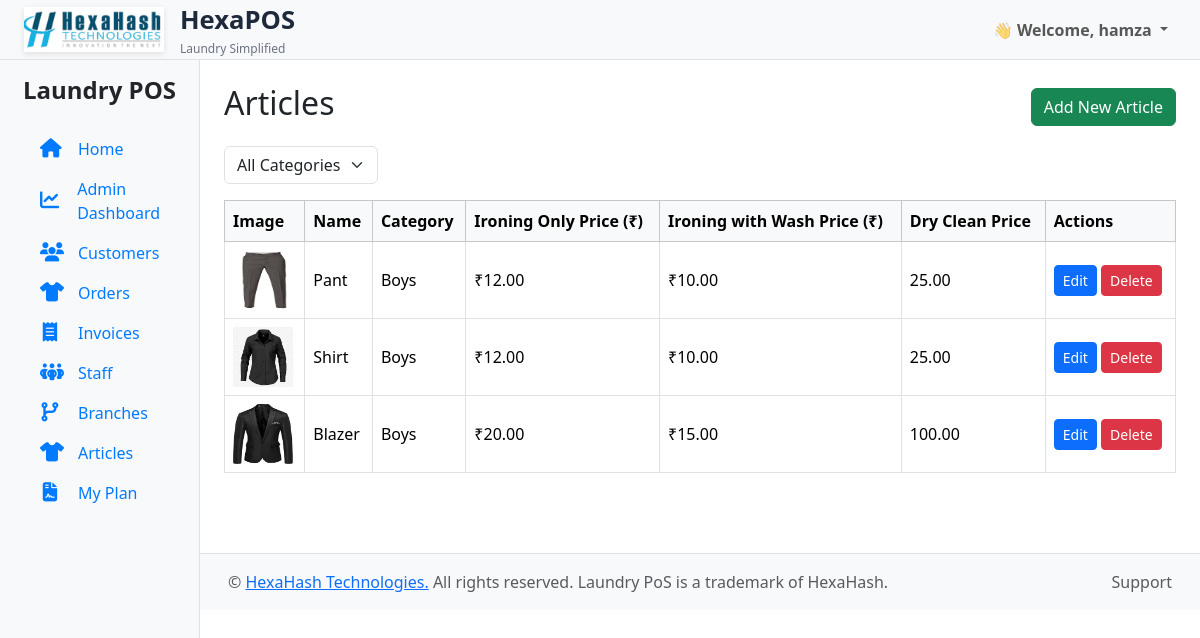
/articles/ (signed in), run on the app's committed database.
### accounts/models.py (models this page shows, shortened)
class CustomUser(AbstractUser):
    is_superadmin = models.BooleanField(default=False)
    is_org_admin = models.BooleanField(default=False)
    organization = models.ForeignKey('laundry.Organization', null=True, blank=True, on_delete=models.CASCADE)

### laundry/models.py (models this page shows, shortened)
class Article(models.Model):
    organization = models.ForeignKey('Organization', on_delete=models.CASCADE, null=True, blank=True)
    CATEGORY_CHOICES = [
        ('Boys', 'Boys'),
        ('Girls', 'Girls'),
        ('Kids', 'Kids'),
        ('Others', 'Others'),
    ]
    name = models.CharField(max_length=100)
    category = models.CharField(max_length=20, choices=CATEGORY_CHOICES)
    only_iron_price = models.DecimalField(max_digits=6, decimal_places=2)
    with_wash_price = models.DecimalField(max_digits=6, decimal_places=2)
    dry_clean_price = models.DecimalField(max_digits=6, decimal_places=2, null=True, blank=True)
    image = models.ImageField(upload_to='articles/', blank=True, null=True)

### laundry/views.py (the view)
# urls.py: path('articles/', views.article_list, name='article_list'),
def article_list(request):
    category = request.GET.get('category')
    articles = Article.objects.filter(organization=request.user.organization)
    if category and category != 'All':
        articles = articles.filter(category=category)  # ✅ continue filtering from org-specific queryset
    return render(request, 'articles/article_list.html', {
        'articles': articles,
        'selected_category': category or 'All',
    })

### laundry/context_processors.py (called while the page is built)
def all_organizations(request):
    return {
        'all_organizations': Organization.objects.all().order_by("name")
    }

def org_context(request):
    if request.user.is_authenticated and hasattr(request.user, 'organization'):
        return {
            'organization': request.user.organization
        }
    return {}

### templates/articles/article_list.html (shortened to what this page needs)
{% extends 'laundry/base.html' %}
{% block content %}
<div class="container mt-4">
  <div class="d-flex justify-content-between align-items-center mb-3">
    <h2>Articles</h2>
    <a href="{% url 'article_add' %}" class="btn btn-success">Add New Article</a>
  </div>
  <form method="get" class="mb-3">
    <div class="row g-2">
      <div class="col-auto">
        <select name="category" class="form-select" onchange="this.form.submit()">
          <option value="All" {% if selected_category == 'All' %}selected{% endif %}>All Categories</option>
        </select>
      </div>
    </div>
  </form>
  {% if articles %}
  <div class="table-responsive">
    <table class="table table-bordered table-hover align-middle">
      <thead class="table-light">
        <tr>
          <th>Image</th>
          <th>Name</th>
          <th>Category</th>
          <th>Ironing Only Price (₹)</th>
          <th>Ironing with Wash Price (₹)</th>
           <th>Dry Clean Price</th>
          <th>Actions</th>
        </tr>
      </thead>
      <tbody>
        {% for article in articles %}
        <tr>
          <td>
            {% if article.image %}
              <img src="{{ article.image.url }}" alt="{{ article.name }}" width="60" height="60">
            {% else %}
              <span class="text-muted">No Image</span>
            {% endif %}
          </td>
          <td>{{ article.name }}</td>
          <td>{{ article.category }}</td>
          <td>₹{{ article.only_iron_price }}</td>
          <td>₹{{ article.with_wash_price }}</td>
          <td>{{ article.dry_clean_price }}</td>
<td>
  <a href="{% url 'article_edit' article.id %}" class="btn btn-sm btn-primary">Edit</a>
  <button type="button" class="btn btn-sm btn-danger" data-bs-toggle="modal" data-bs-target="#deleteModal{{ article.id }}">
    Delete
  </button>
</td>
        </tr>
        {% endfor %}
      </tbody>
    </table>
  </div>
  {% else %}
    <p class="text-muted">No articles found in this category.</p>
  {% endif %}
</div>
{% endblock %}

### templates/laundry/base.html (shortened to what this page needs)
<!DOCTYPE html>
{% load static %}
<html lang="en">
<head>
<link href="https://cdn.jsdelivr.net/npm/bootstrap@5.3.0/dist/css/bootstrap.min.css" rel="stylesheet">
<link href="https://cdnjs.cloudflare.com/ajax/libs/font-awesome/6.4.0/css/all.min.css" rel="stylesheet">
  <link rel="stylesheet" href="{% static 'css/bootstrap.min.css' %}">
  <link rel="stylesheet" href="{% static 'css/fontawesome.min.css' %}">
  <link rel="stylesheet" href="{% static 'css/all.min.css' %}">
  <link rel="stylesheet" href="{% static 'css/style.css' %}">
</head>
<body>
  <nav class="navbar navbar-expand-lg navbar-light bg-light px-4 d-none d-md-flex justify-content-between">
 <a class="navbar-brand d-flex align-items-center gap-3" href="https://hexahash.com/" target="_blank">
  <img src="{% static 'images/img.png' %}" alt="Logo"
       style="height: 45px; width: 140px; object-fit: cover; box-shadow: 0 2px 6px rgba(0,0,0,0.1);">
  <div class="d-flex flex-column">
    <span style="font-weight: 700; font-size: 1.6rem; color: #1e293b;">HexaPOS</span>
    <small style="font-size: 0.75rem; color: #6b7280;">Laundry Simplified</small>
  </div>
</a>
    {% if request.user.is_authenticated %}
    <ul class="navbar-nav">
      <li class="nav-item dropdown">
        <a class="nav-link dropdown-toggle fw-semibold" href="#" role="button" data-bs-toggle="dropdown">
          👋 Welcome, {{ request.user.username }}
        </a>
      </li>
    </ul>
    {% endif %}
  </nav>
  <div class="container-fluid">
    <div class="row">
      <nav id="sidebarMenu" class="col-md-2 d-md-block bg-light sidebar collapse show">
        <div class="position-sticky pt-3">
          <h4 class="text-center fw-bold d-none d-md-block mb-4">Laundry POS</h4>
          <ul class="nav flex-column px-3">
            <li class="nav-item">
              <a class="nav-link active" href="{% url 'home' %}">
                <i class="fas fa-home me-2"></i>Home
              </a>
            </li>
{% if request.user.is_authenticated %}
  <li class="nav-item">
    <a class="nav-link active" href="{% url 'dashboard' %}">
      <i class="fas fa-chart-line me-2"></i>
      {% if request.user.is_superuser %}
        SuperAdmin Dashboard
      {% elif request.user.is_org_admin %}
        Admin Dashboard
      {% else %}
        My Branch Dashboard
      {% endif %}
    </a>
  </li>
{% endif %}
            <li class="nav-item">
              <a class="nav-link" href="{% url 'customers' %}">
                <i class="fas fa-users me-2"></i>Customers
              </a>
            </li>
            <li class="nav-item">
              <a class="nav-link" href="{% url 'order_list' %}">
                <i class="fas fa-tshirt me-2"></i>Orders
              </a>
            </li>
            <li class="nav-item">
              <a class="nav-link" href="{% url 'invoice_list' %}">
                <i class="fas fa-receipt me-2"></i>Invoices
              </a>
            </li>
            {% if not request.user.staff %}
            <li class="nav-item">
              <a class="nav-link" href="{% url 'staff_list' %}">
                <i class="fa-solid fa-people-group me-2"></i>Staff
              </a>
            </li>
            {% endif %}
        {% if not request.user.staff %}
        <li class="nav-item">
          <a class="nav-link" href="{% url 'branch_list' %}">
            <i class="fas fa-code-branch me-2"></i>Branches
          </a>
        </li>
        {% endif %}
           {% if not request.user.staff %}
         <li class="nav-item">
            <a class="nav-link" href="{% url 'article_list' %}">
              <i class="fa-solid fa-shirt me-2" ></i>Articles
            </a>
          </li>
    <li class="nav-item">
            <a class="nav-link" href="{% url 'org_my_plan' %}">
             <i class="fa-solid fa-file-contract me-2"></i>My Plan
            </a>
          </li>
            {% endif %}
              </ul>
        </div>
      </nav>
      <main class="col-md-10 ms-sm-auto">
  {% block content %}{% endblock %}
</main>
    </div>
  </div>
<footer class="text-muted py-3 mt-5 border-top bg-light" style="margin-left: 200px;">
  <div class="container-fluid">
    <div class="d-flex justify-content-between align-items-center px-3">
      <p class="mb-0">
        &copy; {{ current_year }}
        <a href="https://hexahash.com/">HexaHash Technologies.</a>
        All rights reserved. Laundry PoS is a trademark of HexaHash.
      </p>
      <span>Support</span>
    </div>
  </div>
</footer>
</body>
</html>

### static/css/style.css (style rules this page uses)
.sidebar .nav-link { display: flex; align-items: center; gap: 10px; font-size: 1rem; color: #007bff; padding: 8px 12px; transition: 0.2s; }
.sidebar .nav-link i { font-size: 1.2rem; width: 20px; text-align: center; }
.navbar.d-md-flex { position: fixed; top: 0; left: 0; right: 0; height: 60px; z-index: 1040; background-color: #fff; border-bottom: 1px solid #dee2e6; }
.sidebar { position: fixed; top: 60px; left: 0; width: 200px; height: calc(100vh - 60px); overflow-y: auto; background-color: #f8f9fa; z-index: 1030; border-right: 1px solid #dee2e6; }
main { margin-left: 200px; margin-top: 60px; padding: 1rem 2rem; }
main { padding-top: 60px; }

### data on the page
CustomUser: user.username "hamza"
Article: image (picture), name "Pant", category "Boys", only_iron_price "12.00", with_wash_price "10.00", dry_clean_price "25.00"
Article: image (picture), name "Shirt", category "Boys", only_iron_price "12.00", with_wash_price "10.00", dry_clean_price "25.00"
Article: image (picture), name "Blazer", category "Boys", only_iron_price "20.00", with_wash_price "15.00", dry_clean_price "100.00"
